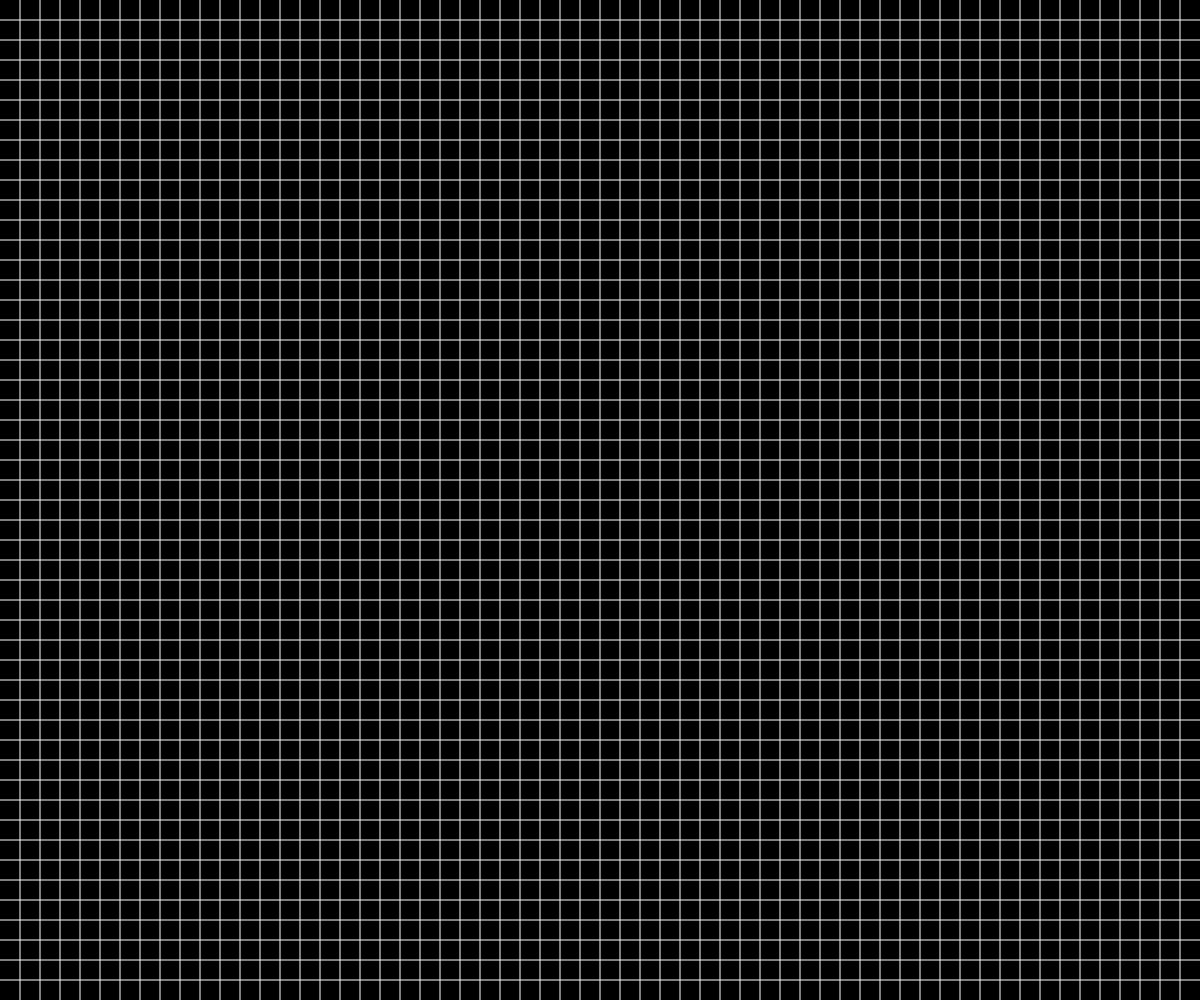
Frame 1 (no input)
Frame 60 (no input): identical to frame 1, image omitted
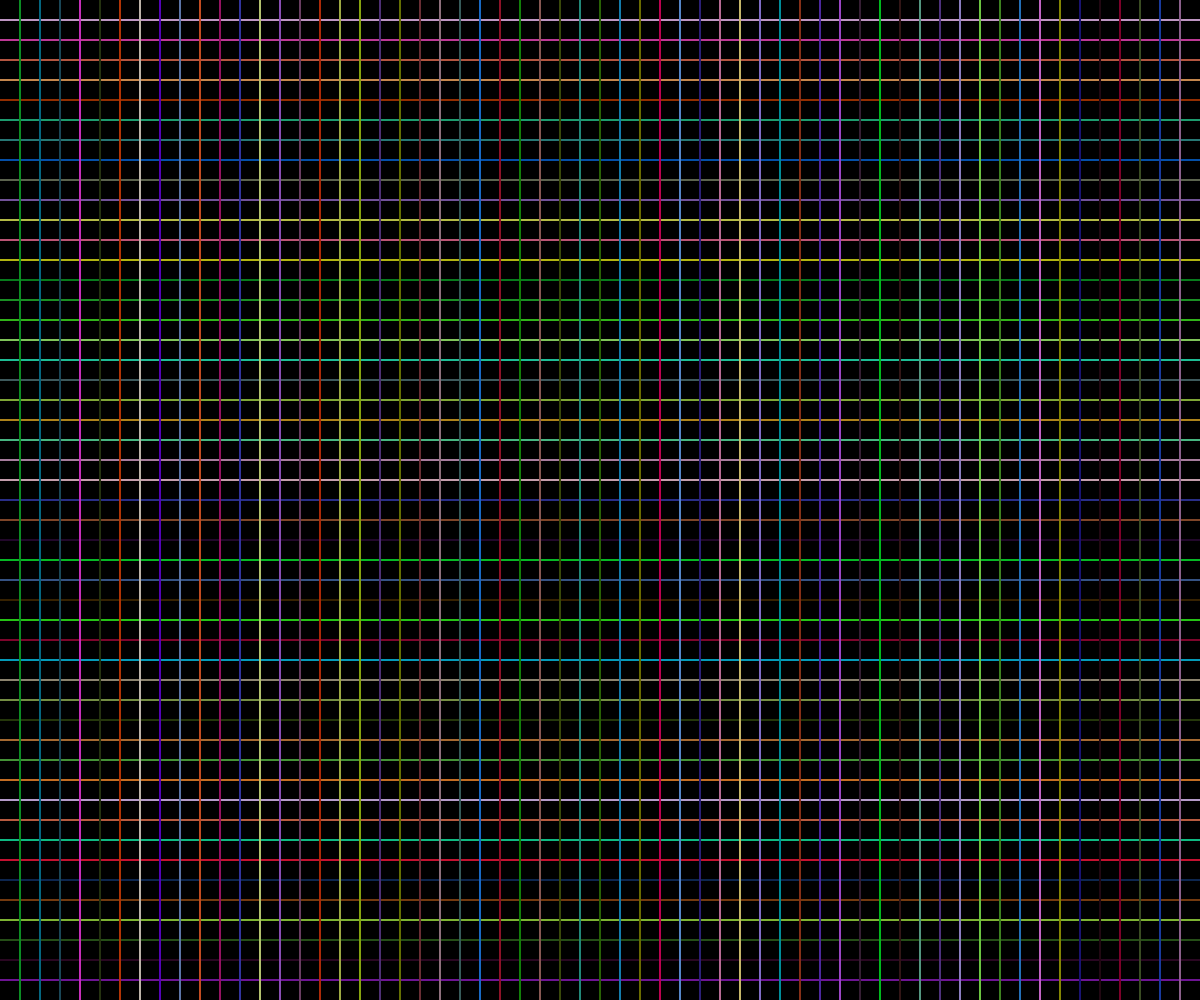
Frame 120 (the mouse pressed at the canvas centre since frame 60)

The p5.js sketch that drew these frames (run headless with seeded random() and noise() and a simulated clock; from frame 60 on, the mouse is pressed at the canvas centre):

// p5.js sketch
// ── sketch.js
let lastColorChangeFrame = 0;
let strokeColor = 255;
function setup() {
  createCanvas(windowWidth, windowHeight);
}

function draw() {
  noCursor()
  background(0);
  strokeWeight(1);
  stroke(strokeColor)
  if (mouseIsPressed){
    colored()
  } else {
    White()
  }
  
}

function colored (){
  strokeWeight(2)
  for (let y = 20; y < height; y += 20) {
    strokeColor = color(random(200), random(200), random(200));
    stroke(strokeColor)
    line(0, y, width, y);
  }
  for (let x = 20; x < width; x += 20) {
    strokeColor = color(random(200), random(200), random(200));
    stroke(strokeColor)
    line(x, 0, x, height);
  }
}
function White(){
  stroke(255)
  strokeWeight(1)
  for (let y = 20; y < height; y += 20) {
    line(0, y, width, y);
  }
  for (let x = 20; x < width; x += 20) {
    line(x, 0, x, height);
  }
}
